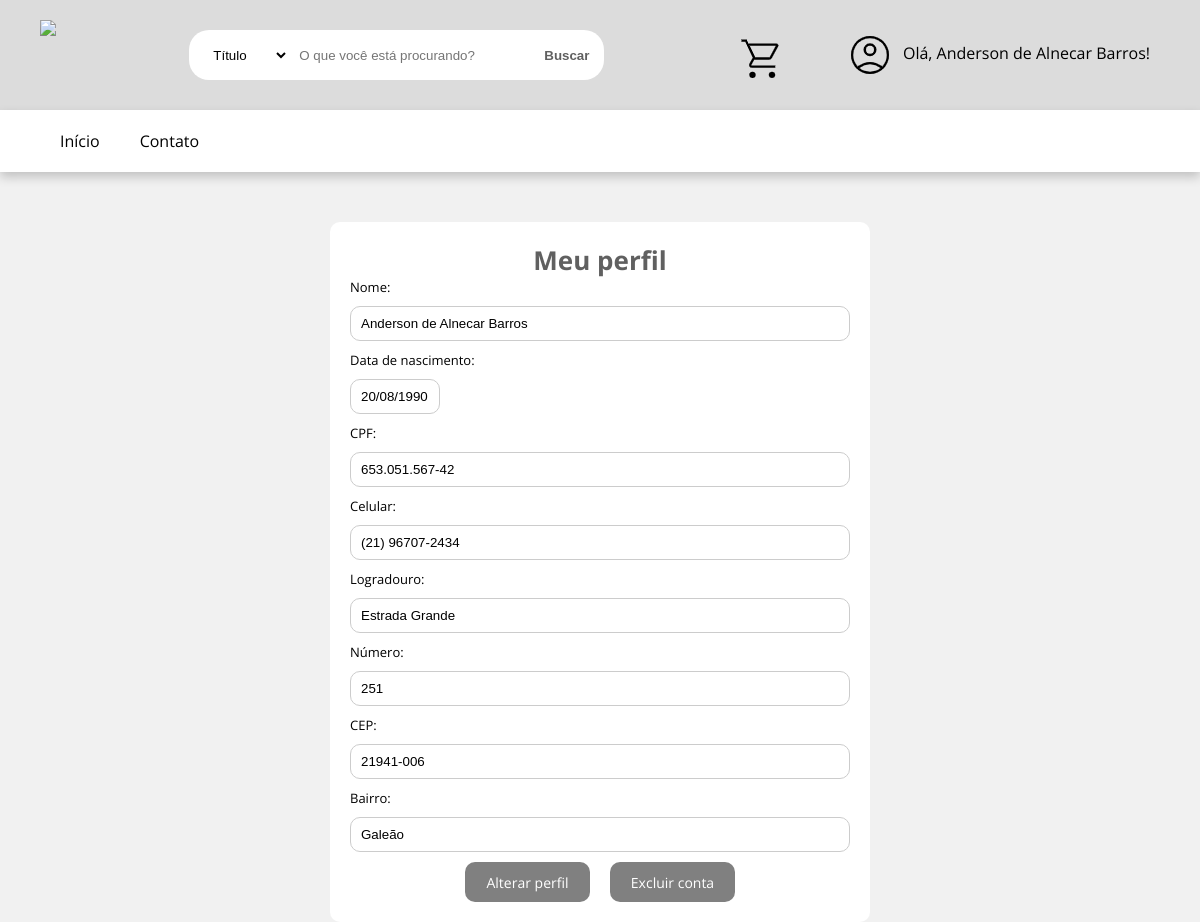
The page /Projeto-Final-PHP/perfilusuario.php (signed in) on the database its author committed.
### tables this page shows
create table cliente (
    id int not null auto_increment,
    nome varchar(255) not null,
    dtnascimento date not null,
    cpf char(11) not null,
    celular char(11),
    logradouro varchar(255) not null,
    numero int not null,
    cep char(8) not null,
    bairro varchar(255) not null,
    email varchar(255) not null,
    senha varchar(255) not null,
    status varchar(55) not null,
    validador int not null,
    constraint pk_cliente primary key (id)
);

### Projeto-Final-PHP/perfilusuario.php (the view, shortened to what this page needs)
<?php
    $campoid = $_SESSION['id'];
    require 'conexao.php';
    $sql = "select * from cliente where id=$campoid";
    $result = $conn->query($sql);
    if ($result->num_rows > 0) {
        $row = $result->fetch_assoc();
?>
    <html>
        <head>
            <link rel="stylesheet" href="css/formulario.css">
            <link rel="stylesheet" href="css/estilo.css">
            <link rel="stylesheet" href="css/menu.css">
            <link rel="stylesheet" href="css/cabecalho.css">
        </head>
        <body>
            <div class="principal-cabecalho">
                <?php
                    include 'cabecalho.php';
                ?>
            </div>
            <div class="principal-menu">
                <?php
        	        include 'menu.php';
                ?>
            </div>
            <form class="formperfilusuario" action="perfilusuariocodigo.php" method="post">
                <h3>Meu perfil</h3>
                <p>Nome:</p>
                <input type="text" name="nome" value="<?php echo $row["nome"];?>" required>
                <p>Data de nascimento:</p>
                <?php
                    $data = date('d/m/Y', strtotime(str_replace('/', '-', $row['dtnascimento'])));
                    $cpf = preg_replace('/(\d{3})(\d{3})(\d{3})(\d{2})/', '$1.$2.$3-$4', $row['cpf']);
                    $celular = preg_replace('/(\d{2})(\d{5})(\d{4})/', '($1) $2-$3', $row['celular']);
                    $cep = preg_replace('/(\d{5})(\d{3})/', '$1-$2', $row['cep']);
                ?>
                <input type="text" name="dtnascimento" style="width: 18%;" placeholder="    /    /" oninput="formatarData(this)" maxlength="10" value="<?php echo $data;?>" required>
                <p>CPF:</p>
                <input type="text" name="cpf" oninput="formatarCpf(this)" maxlength="14" value="<?php echo $cpf;?>" required>
                <p>Celular:</p>
                <input type="text" name="celular" oninput="formatarCelular(this)" maxlength="15" value="<?php echo $celular;?>">
                <p>Logradouro:</p>
                <input type="text" name="logradouro" value="<?php echo $row["logradouro"];?>" required>
                <p>Número:</p>
                <input type="text" name="numero" value="<?php echo $row["numero"];?>" required>
                <p>CEP:</p>
                <input type="text" name="cep" oninput="formatarCep(this)" maxlength="9" value="<?php echo $cep;?>" required>
                <p>Bairro:</p>
                <input type="text" name="bairro" value="<?php echo $row["bairro"];?>" required>
                <div id="container-perfil">
                    <input type="submit" name="submit_alterar" value="Alterar perfil">
                    <input type="submit" name="submit_excluir" value="Excluir conta">
                </div>
            </form>
        </body>
    </html>
<?php
    } else {
    	echo "<h1>Nenhum resultado foi encontrado.</h1>";
    }
?>

### Projeto-Final-PHP/css/formulario.css (style rules this page uses)
body { background-color: #F1F1F1; display: block; }
form { background-color: #FFFFFF; font-size: 20px; max-width: 500px; width: 70%; margin-top: 50px; padding: 20px; position: absolute; left: 50%; transform: translate(-50%); border-radius: 10px; }
form h3 { text-align: center; color: #606060; font-family: "Open Sans", roboto; font-size: 26px; margin: 0px; }
form p { font-family: "Open Sans", roboto; font-size: 13px; margin: 0px; padding: 0px; }
form input[type=text], form input[type=password], form input[type=email], form select { width: 100%; height: 35px; border: 1px solid #ccc; padding-left: 10px; margin: 10px 0; outline: 0; border-radius: 10px; }
form input[type=submit] { width: 100%; height: 40px; cursor: pointer; background: #808080; color: white; border: 0; border-radius: 10px; transition: 1s; font-size: 14px; font-family: "Open Sans", roboto; }

### Projeto-Final-PHP/css/estilo.css (style rules this page uses)
body { margin: 0px; font-family: "Open Sans", roboto; }

### Projeto-Final-PHP/css/cabecalho.css (style rules this page uses)
.principal-cabecalho { background-color: #DCDCDC; width: 100%; padding-top: 15px; padding-bottom: 15px; display: flex; }

### Projeto-Final-PHP/perfilusuario.php (style rules this page uses)
.formperfilusuario #container-perfil { width: 100%; display: flex; justify-content: center; }
.formperfilusuario #container-perfil input[type=submit] { width: 25%; height: 40px; cursor: pointer; background: #808080; color: white; border: 0; border-radius: 10px; transition: 1s; font-size: 14px; font-family: "Open Sans", roboto; margin: 0 10px; }

### rows shown on the page
cliente: nome "Anderson de Alnecar Barros", dtnascimento "20/08/1990", cpf "653.051.567-42", celular "(21) 96707-2434", logradouro "Estrada Grande", numero "251", cep "21941-006", bairro "Galeão"

### other values the page prints
$logado "Olá, Anderson de Alnecar Barros!"
